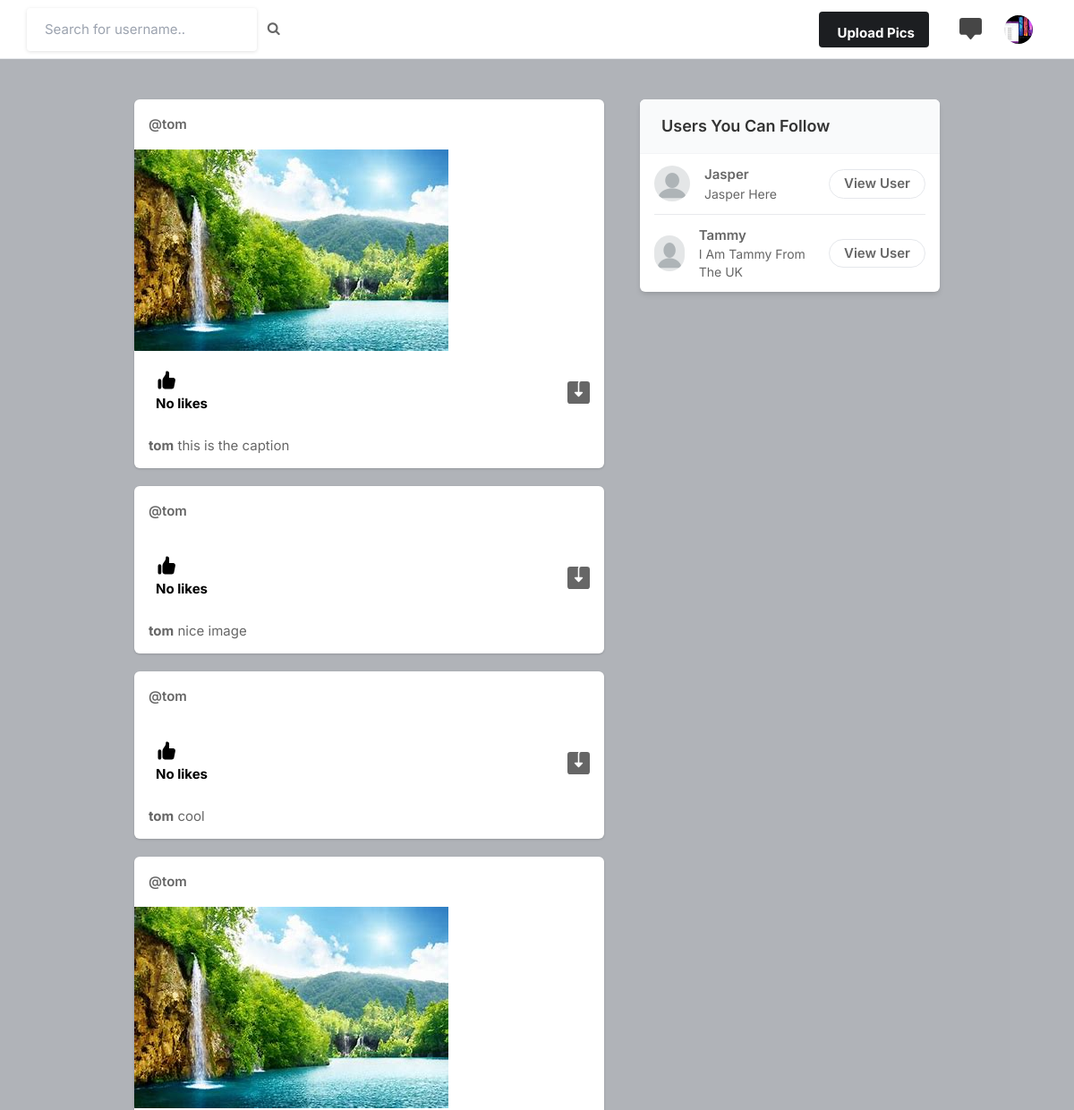
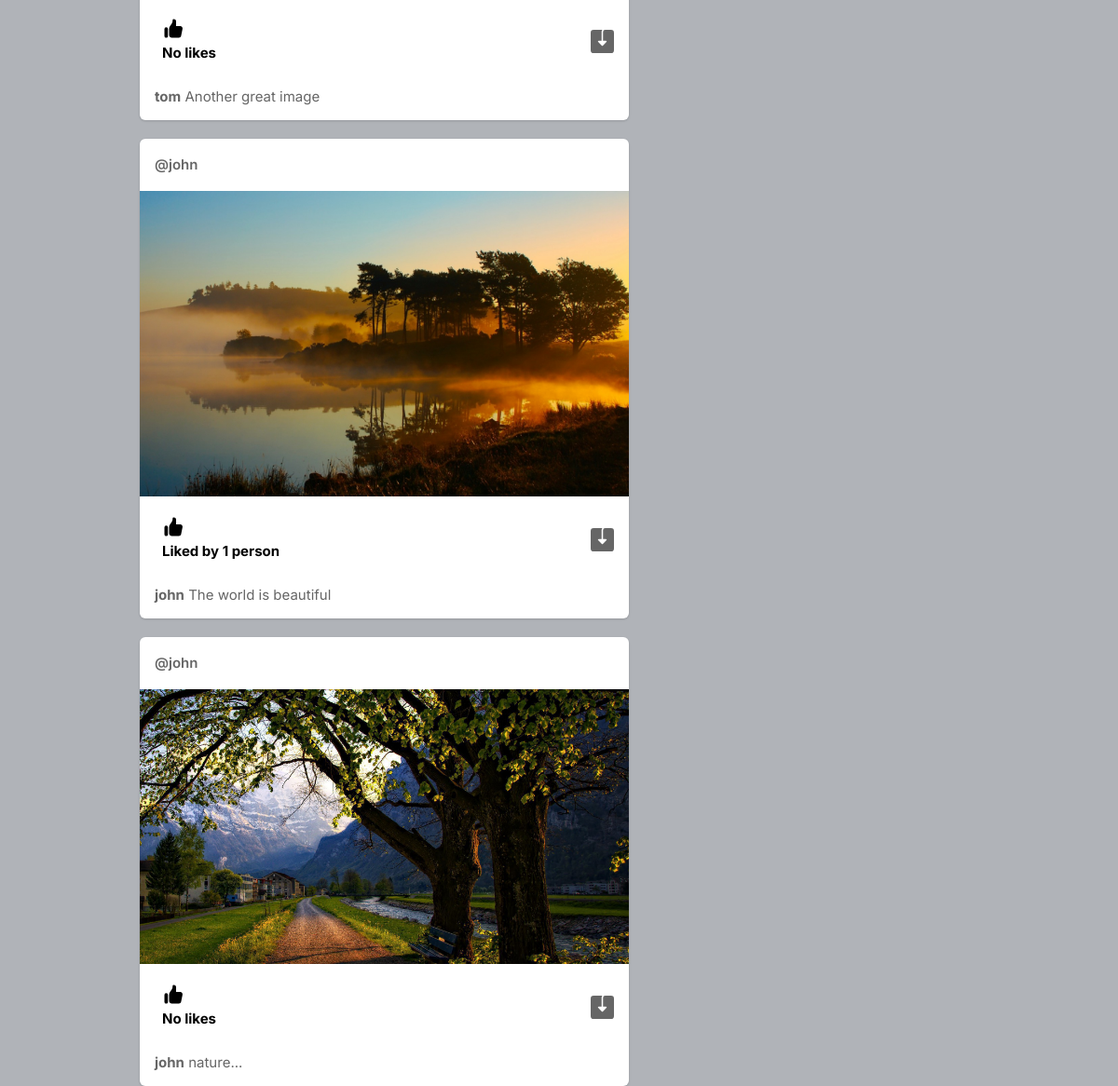
/ (signed in), run on an earlier commit of the app's database (2 pictures, top to bottom).
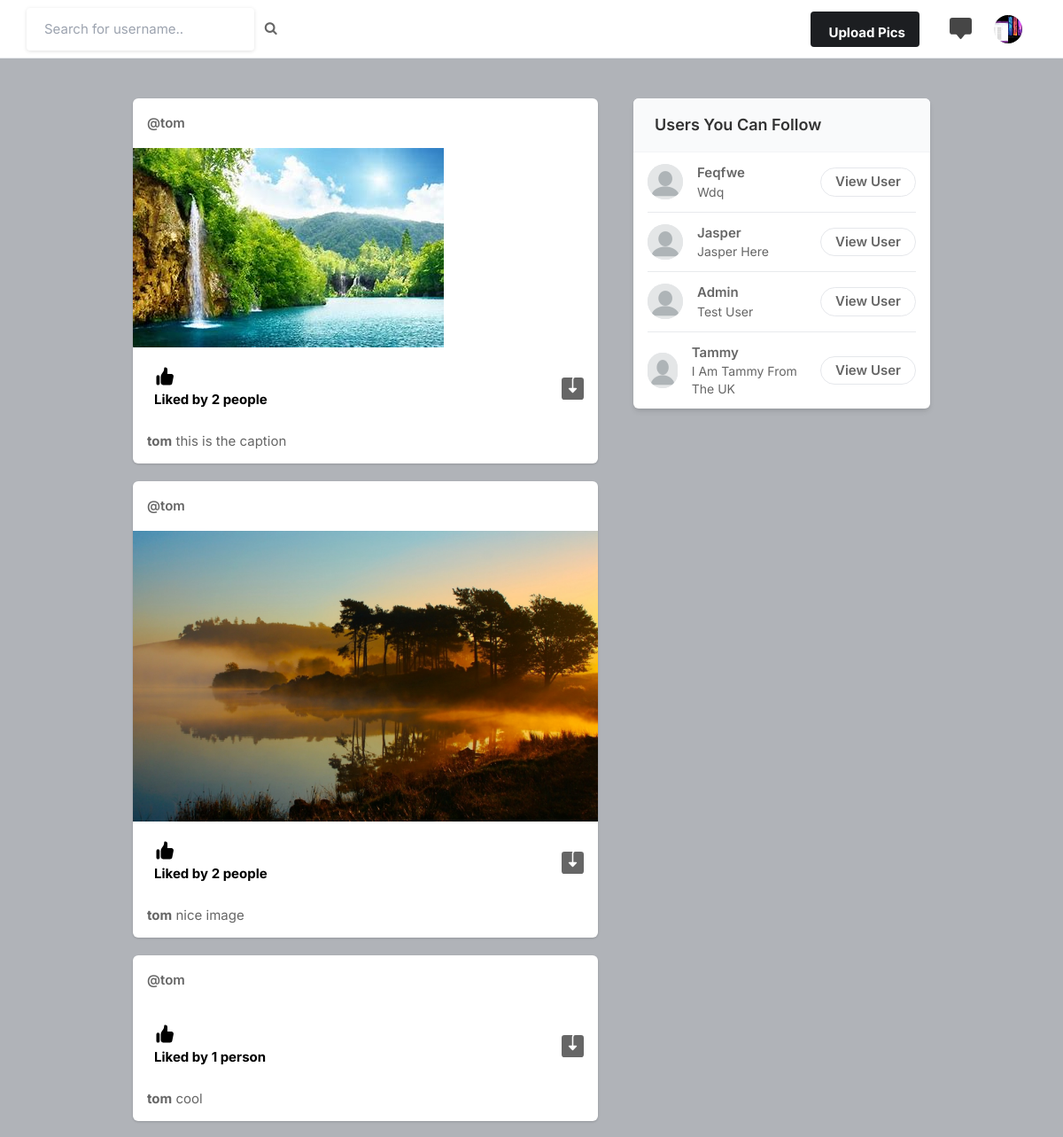
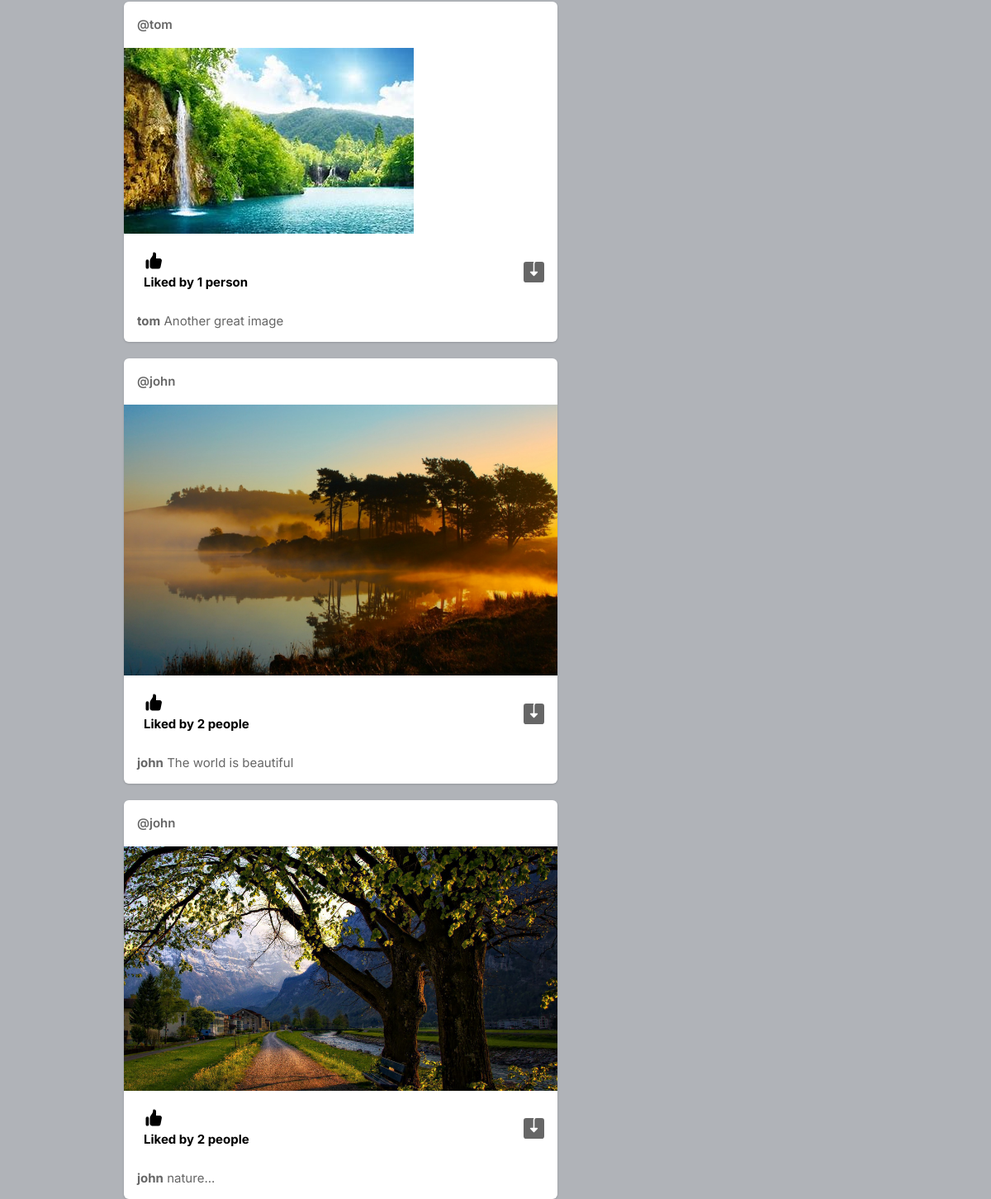
And on a later commit of the database (2 pictures, top to bottom).
### core/models.py (models this page shows, shortened)
class Profile(models.Model):
    user = models.ForeignKey(User, on_delete=models.CASCADE)
    id_user = models.IntegerField("ID пользователя")
    bio = models.TextField("Био", blank=True)
    profileimg = models.ImageField("Фото профиля",upload_to='profile_images', default='blank-profile-picture.png')
    location = models.CharField("Локация",max_length=100, blank=True)

class Post(models.Model):
    id = models.UUIDField(primary_key=True, default=uuid.uuid4)
    user = models.CharField("Имя",max_length=100)
    image = models.ImageField("Фото",upload_to='post_images')
    caption = models.TextField("Текст поста")
    created_at = models.DateTimeField("Время добавления",default=datetime.now)
    no_of_likes = models.IntegerField("Кол-во лайков",default=0)

### core/views.py (the view)
# urls.py: path('', views.index, name='index'),
@login_required(login_url='signin')
def index(request):
    user_object = User.objects.get(username=request.user.username)
    user_profile = Profile.objects.get(user=user_object)
    user_following_list = []
    feed = []
    user_following = FollowersCount.objects.filter(follower=request.user.username)
    for users in user_following:
        user_following_list.append(users.user)
    for usernames in user_following_list:
        feed_lists = Post.objects.filter(user=usernames)
        feed.append(feed_lists)
    feed_list = list(chain(*feed))
    all_users = User.objects.all()
    user_following_all = []
    for user in user_following:
        user_list = User.objects.get(username=user.user)
        user_following_all.append(user_list)
    new_suggestions_list = [x for x in list(all_users) if (x not in list(user_following_all))]
    current_user = User.objects.filter(username=request.user.username)
    final_suggestions_list = [x for x in list(new_suggestions_list) if ( x not in list(current_user))]
    random.shuffle(final_suggestions_list)
    username_profile = []
    username_profile_list = []
    for users in final_suggestions_list:
        username_profile.append(users.id)
    for ids in username_profile:
        profile_lists = Profile.objects.filter(id_user=ids)
        username_profile_list.append(profile_lists)
    suggestions_username_profile_list = list(chain(*username_profile_list))
    return render(request, 'index.html', {'user_profile': user_profile, 'posts':feed_list, 'suggestions_username_profile_list': suggestions_username_profile_list[:4]})

### templates/index.html (shortened to what this page needs)
{% load static %}
<!DOCTYPE html>
<html lang="en">
<head>
    <link rel="stylesheet" href="{% static 'assets/css/icons.css' %}">
    <link rel="stylesheet" href="{% static 'assets/css/uikit.css' %}">
    <link rel="stylesheet" href="{% static 'assets/css/style.css' %}">
    <link rel="stylesheet" href="{% static 'assets/css/tailwind.css' %}">
    <link rel="stylesheet" href="https://cdnjs.cloudflare.com/ajax/libs/font-awesome/4.7.0/css/font-awesome.min.css">
</head>
<body>
            <header>
                <div class="header_inner">
                    <form action="/search" method="POST">
                    <div class="left-side">
                            <input type="text" name="username" placeholder="Search for username..">&nbsp; &nbsp;
                            <button type="submit"><i class="fa fa-search fa-1x"></i></button>
                    </div>
                    </form>
                    <div class="right-side lg:pr-4">
                        <a href="#"
                            class="bg-pink-500 flex font-bold hidden hover:bg-pink-600 hover:text-white inline-block items-center lg:block max-h-10 mr-4 px-4 py-2 rounded shado text-white">
                              Upload Pics
                        </a>
                        <a href="#" class="header-links-item">
                        </a>
                        <a href="#">
                            <img src="{{user_profile.profileimg.url}}" class="header-avatar" alt="">
                        </a>
                    </div>
                </div>
            </header>
            <div class="container m-auto">
                <div class="lg:flex justify-center lg:space-x-10 lg:space-y-0 space-y-5">
                    <div class="space-y-5 flex-shrink-0 lg:w-7/12">
                        {% for post in posts reversed %}
                        <div class="bg-white shadow rounded-md  -mx-2 lg:mx-0">
                            <div class="flex justify-between items-center px-4 py-3">
                                <div class="flex flex-1 items-center space-x-4">
                                    <span class="block font-semibold "><a href="/profile/{{post.user}}">@{{post.user}}</a></span>
                                </div>
                              <div>
                                <a href="#"> <i class="icon-feather-more-horizontal text-2xl hover:bg-gray-200 rounded-full p-2 transition -mr-1 "></i> </a>
                              </div>
                            </div>
                            <div uk-lightbox>
                                <a href="{{post.image.url}}">
                                    <img src="{{post.image.url}}" alt="">
                                </a>
                            </div>
                            <div class="py-3 px-4 space-y-3">
                                <div class="flex space-x-4 lg:font-bold">
                                    <a href="/like-post?post_id={{post.id}}" class="flex items-center space-x-2">
                                        <div class="p-2 rounded-full text-black">
                                            {% if post.no_of_likes == 0 %}
                                            <p>No likes</p>
                                            {% elif post.no_of_likes == 1 %}
                                            <p>Liked by {{post.no_of_likes}} person</p>
                                            {% else %}
                                            <p>Liked by {{post.no_of_likes}} people</p>
                                            {% endif %}
                                        </div>
                                    </a>
                                    <a href="{{post.image.url}}" class="flex items-center space-x-2 flex-1 justify-end" download>
                                    </a>
                                </div>
                                <p>
                                    <a href="/profile/{{post.user}}"><strong>{{post.user}}</strong></a> {{post.caption}}
                                </p>
                            </div>
                        </div>
                        {% endfor %}
                    </div>
                    <div class="lg:w-5/12">
                        <div class="bg-white  shadow-md rounded-md overflow-hidden">
                            <div class="bg-gray-50  border-b border-gray-100 flex items-baseline justify-between py-4 px-6 ">
                                <h2 class="font-semibold text-lg">Users You Can Follow</h2>
                            </div>
                            <div class="divide-gray-300 divide-gray-50 divide-opacity-50 divide-y px-4 ">
                                {% for suggestion in suggestions_username_profile_list %}
                                <div class="flex items-center justify-between py-3">
                                    <div class="flex flex-1 items-center space-x-4">
                                        <a href="/profile/{{suggestion.user}}">
                                            <img src="{{suggestion.profileimg.url}}" class="bg-gray-200 rounded-full w-10 h-10">
                                        </a>
                                        <div class="flex flex-col">
                                            <span class="block capitalize font-semibold"> {{suggestion.user}} </span>
                                            <span class="block capitalize text-sm"> {{suggestion.bio}} </span>
                                        </div>
                                    </div>
                                    <a href="/profile/{{suggestion.user}}" class="border border-gray-200 font-semibold px-4 py-1 rounded-full hover:bg-pink-600 hover:text-white hover:border-pink-600 "> View User </a>
                                </div>
                                {% endfor %}
                            </div>
                        </div>
                    </div>
                </div>
            </div>
</body>
</html>

### static/assets/css/style.css (style rules this page uses)
body { background-color: #B0B3B8!important; }
button { vertical-align: middle; }
input { height: 48px; line-height: 48px; padding: 0 20px; outline: none; font-size: 15px; color: #808080; max-width: 100%; width: 100%; -webkit-box-sizing: border-box; box-sizing: border-box; display: block; font-weight: 400; opacity: 1; border-radius: 4px; border: none; -webkit-box-shadow: 0 1px 4px 0px rgba(0, 0, 0, 0.12); box-shadow: 0 1px 4px 0px rgba(0, 0, 0, 0.12); }
input[type="text"], input[type="password"], input[type="email"], input[type="number"] { height: 48px; line-height: 48px; padding: 0 20px; outline: none; font-size: 15px; color: #808080; max-width: 100%; width: 100%; -webkit-box-sizing: border-box; box-sizing: border-box; display: block; font-weight: 400; opacity: 1; border-radius: 4px; border: none; -webkit-box-shadow: 0 1px 4px 0px rgba(0, 0, 0, 0.12); box-shadow: 0 1px 4px 0px rgba(0, 0, 0, 0.12); }
input { -webkit-transition: all 0.1s ease-in-out; transition: all 0.1s ease-in-out; }
::placeholder { color: #808080; opacity: 1; }
button { border: none; margin: 0; padding: 0; width: auto; overflow: visible; background: transparent; color: inherit; font: inherit; line-height: normal; cursor: pointer; }
a { color: #be185d; -webkit-transition: 0.3s; transition: 0.3s; outline: none !important; }
button { outline: none !important; }
img { max-width: 100%; }
body { color: #666; font-size: 15px; line-height: 27px; background-color: #f0f2f5; font-family: "Inter", sans-serif; text-transform: none; }
body p { font-size: 15px; line-height: 27px; }
h1, h2, h3, h4, h5, h6 { font-family: "Inter", sans-serif; text-transform: none; }
input[type="text"], input[type="password"], input[type="email"] { font-family: "Inter", sans-serif; text-transform: none; }
button, body .pac-container { font-family: "Inter", sans-serif; text-transform: none; }
h1, h2, h3, h4, h5, h6 { color: #333; font-weight: 500; margin: 0; padding: 0; }
h2 { font-size: 26px; }
b, strong { font-weight: 700 !important; }
@media (min-width: 1024px) { .container { max-width: 900px !important; padding-top: 45px; } }
header { background-color: #fff; left: 0; right: 0; top: 0; z-index: 99; height: 66px; display: -webkit-box; display: -ms-flexbox; display: flex; -webkit-box-align: center; -ms-flex-align: center; align-items: center; border-bottom: 1px solid #e5e7eb; }
header .header_inner { display: -webkit-box; display: -ms-flexbox; display: flex; -webkit-box-align: center; -ms-flex-align: center; align-items: center; max-width: 1090px; margin: auto; width: 100%; max-width: 100% !important; padding: 0 30px; }
header .header_inner .left-side { display: -webkit-box; display: -ms-flexbox; display: flex; -webkit-box-align: center; -ms-flex-align: center; align-items: center; }
header .header_inner .right-side { display: -webkit-box; display: -ms-flexbox; display: flex; -webkit-box-align: center; -ms-flex-align: center; align-items: center; -webkit-box-pack: end; -ms-flex-pack: end; justify-content: flex-end; margin-left: auto; }
header .header_inner .right-side .header-links-item { padding: 10px; margin-left: 8px; }
header .header_inner .right-side .header-links-item svg { width: 25px; height: 25px; color: #464646; }
header .header_inner .right-side .header-avatar { width: 32px; height: 32px; border-radius: 100%; margin-left: 15px; }

What changed in the data, as far as the page shows it:
changed Post "this is the caption": no_of_likes (not shown) → "2"; no_of_likes "No likes" → "Liked by people"
changed Post "nice image": image "images/img4.jpg" → "post_images/img1_1.jpg" (drawn); image: picture added; no_of_likes (not shown) → "2"; no_of_likes "No likes" → "Liked by people"
changed Post "cool": no_of_likes (not shown) → "1"; no_of_likes "No likes" → "Liked by person"
changed Post "Another great image": no_of_likes (not shown) → "1"; no_of_likes "No likes" → "Liked by person"
changed Post "The world is beautiful": no_of_likes "1" → "2"; no_of_likes "person" → "people"
changed Post "nature...": no_of_likes (not shown) → "2"; no_of_likes "No likes" → "Liked by people"
added Profile: profileimg (placeholder picture), user "Feqfwe", bio "Wdq"
added Profile: profileimg (placeholder picture), user "Admin", bio "Test User"
